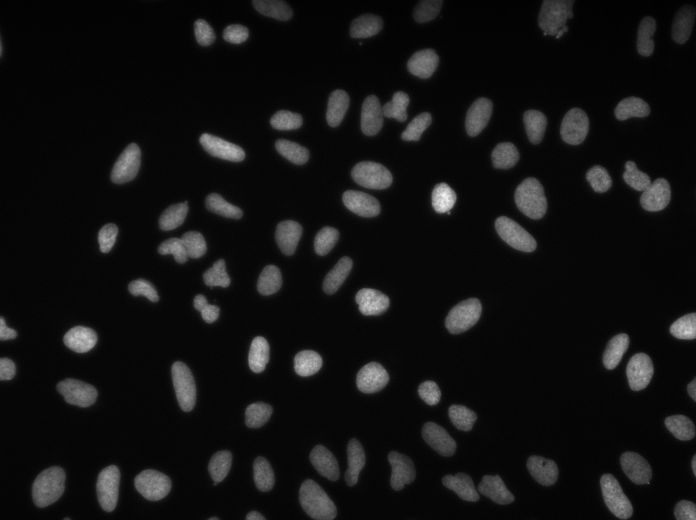
#> input picture data/ch08/raw/IXMtest_A13_s1_w1B35C6D5D-DBF9-4779-990D-5E7AFB14D600.tif, 696 x 520 px
$ python -i ch12_squint.py   (imports and definitions only)
#> lines starting #> are read from the running program, lines starting #| are printed output that depends on the picture
#!/usr/bin/env python3
"""FIG ch12-08a/b: squint test (12 cm thumbnail + Gaussian blur)."""
# SPDX-License-Identifier: MIT
import sys
from pathlib import Path

import matplotlib
# [1 line not run here, left out]
import matplotlib.pyplot as plt
import numpy as np
from PIL import Image, ImageFilter

ROOT = Path(__file__).resolve().parents[1]
sys.path.insert(0, str(ROOT / "scripts"))
from ch12_plot_utils import FIG12, save_figure, setup_rc  # noqa: E402

# Thumbnail height 12 cm at 150 dpi → ~709 px; blur σ ≈ 1.5 mm on thumbnail ≈ 8.9 px at 150 dpi.
THUMB_H_CM = 12.0
THUMB_DPI = 150
BLUR_SIGMA_PX = (1.5 / 10.0) * (THUMB_DPI / 2.54)  # 1.5 mm in thumbnail pixels


def thumbnail_and_blur(src: Path) -> tuple[np.ndarray, np.ndarray]:
    im = Image.open(src).convert("RGB")
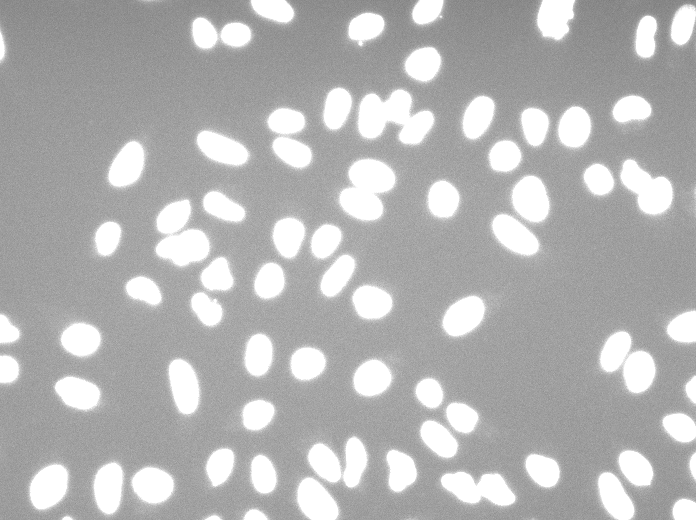
#> im: PIL image 696x520 RGB; min 121, max 255, mean 179.6
    w, h = im.size
#> w = 696; h = 520
    target_h = int(THUMB_H_CM / 2.54 * THUMB_DPI)
    target_w = int(w * (target_h / h))
#> target_w = 947
    thumb = im.resize((target_w, target_h), Image.Resampling.LANCZOS)
    blurred = thumb.filter(ImageFilter.GaussianBlur(radius=BLUR_SIGMA_PX))
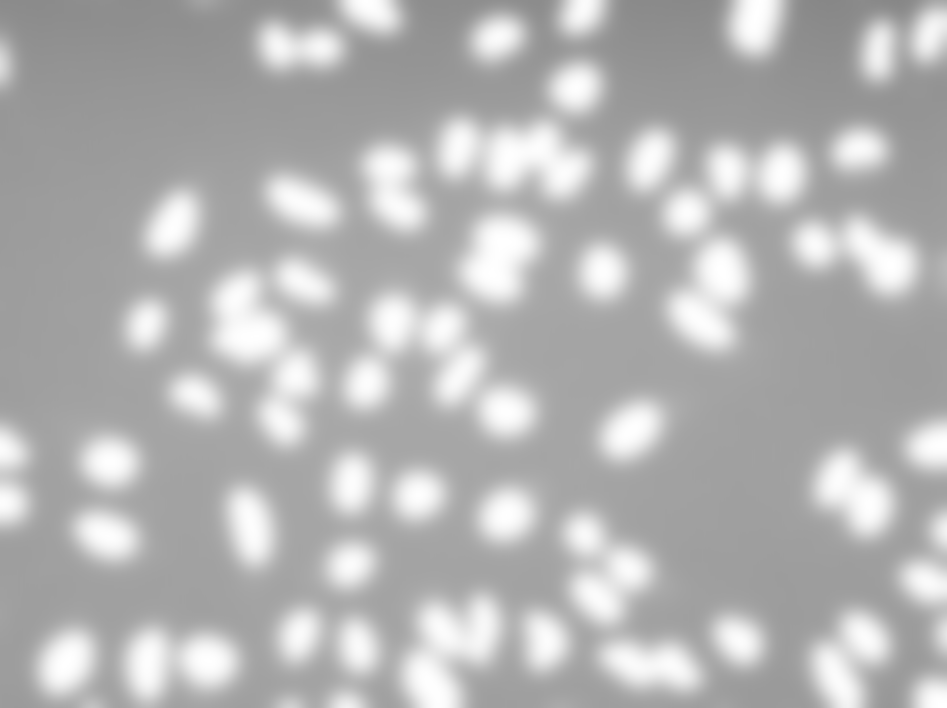
#> blurred: PIL image 947x708 RGB; min 135, max 255, mean 179.5
    return np.array(thumb), np.array(blurred)


def compose_pair(c0: Path, final: Path, language: str, stem_a: str, stem_b: str) -> None:
    t0, b0 = thumbnail_and_blur(c0)
    t1, b1 = thumbnail_and_blur(final)
    setup_rc(10)
    fig, axes = plt.subplots(1, 2, figsize=(7.0, 3.2))
    for ax, img, title in zip(
        axes,
        (t0, b0),
        ("12 cm thumbnail" if language == "en" else "12 cm 缩略图", "Blurred"),
    ):
        ax.imshow(img)
        ax.set_title(title, fontsize=10)
        ax.axis("off")
    save_figure(fig, FIG12 / stem_a, language, dpi=300, bbox_inches="tight", pad_inches=0.02)

    fig, axes = plt.subplots(1, 2, figsize=(7.0, 3.2))
    for ax, img in zip(axes, (t1, b1)):
        ax.imshow(img)
        ax.axis("off")
    save_figure(fig, FIG12 / stem_b, language, dpi=300, bbox_inches="tight", pad_inches=0.02)


def main() -> None:
    poster = FIG12 / "poster"
    for language in ("zh", "en"):
        c0 = poster / f"poster-c0-{language}.png"
        final = poster / f"poster-a0-{language}.png"
        if not c0.is_file() or not final.is_file():
            raise SystemExit("Run ch12_poster.py --draft and ch12_poster.py first.")
        compose_pair(c0, final, language, "ch12-08a-dense-squint", "ch12-08b-focused-squint")
    print(f"blur_sigma_px={BLUR_SIGMA_PX:.2f}")


# [2 lines not run here, left out]

>>> result = thumbnail_and_blur('../data/ch08/raw/IXMtest_A13_s1_w1B35C6D5D-DBF9-4779-990D-5E7AFB14D600.tif')

$ run again, on data/ch08/raw/IXMtest_A13_s1_w5B257EE32-37B0-4698-891B-11B1B3D3D0C1.tif
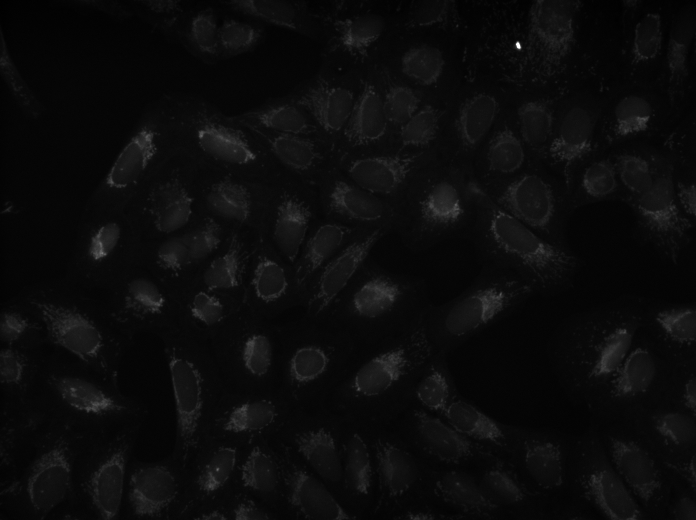
#> input picture data/ch08/raw/IXMtest_A13_s1_w5B257EE32-37B0-4698-891B-11B1B3D3D0C1.tif, 696 x 520 px
#> in thumbnail_and_blur, `im = Image.open(src).convert("RGB")`:
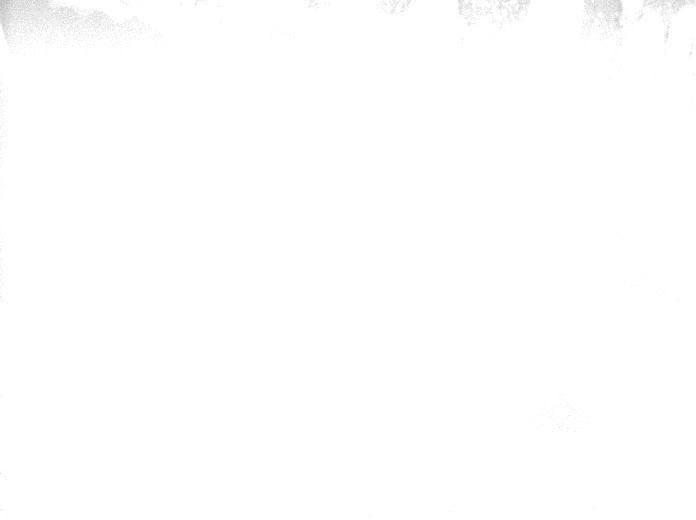
#> im: PIL image 696x520 RGB; min 185, max 255, mean 254.6

$ run again, on data/ch08/raw/IXMtest_A13_s2_w1951890F6-3FBD-488D-A559-E437F411FE17.tif
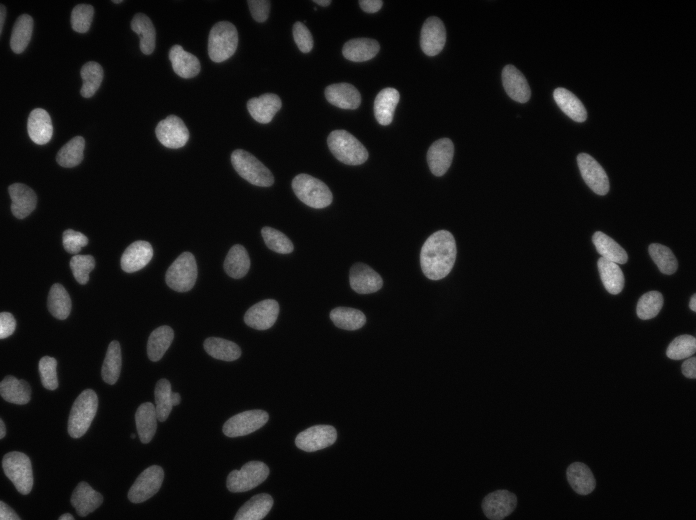
#> input picture data/ch08/raw/IXMtest_A13_s2_w1951890F6-3FBD-488D-A559-E437F411FE17.tif, 696 x 520 px
#> in thumbnail_and_blur, `im = Image.open(src).convert("RGB")`:
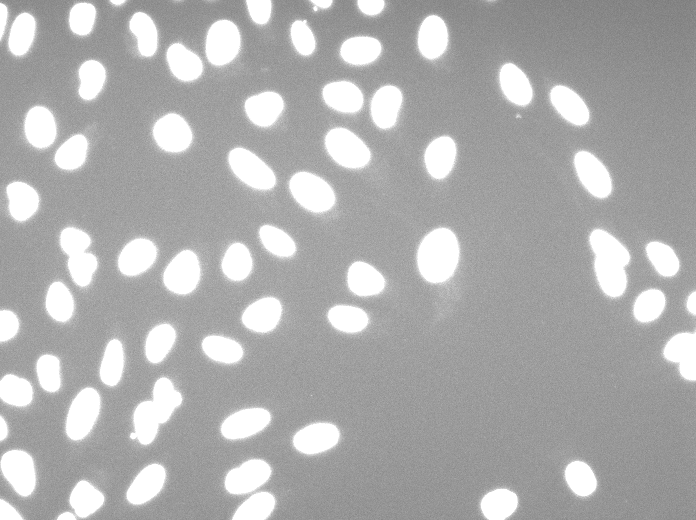
#> im: PIL image 696x520 RGB; min 122, max 255, mean 174.7
#> in thumbnail_and_blur, `blurred = thumb.filter(ImageFilter.GaussianBlur(radius=BLUR_SIGMA_PX))`:
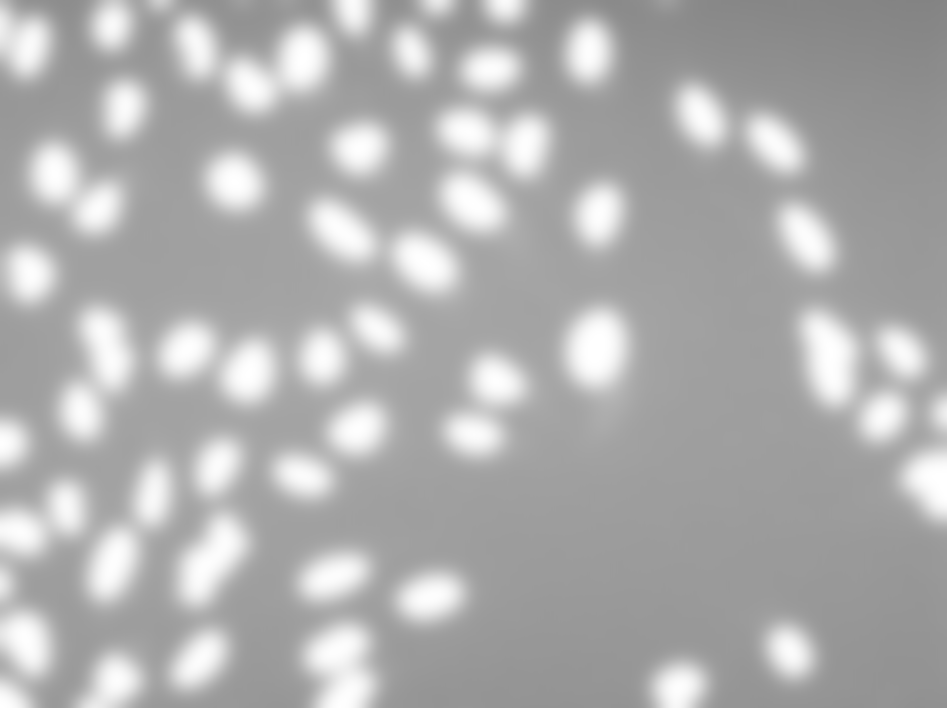
#> blurred: PIL image 947x708 RGB; min 131, max 255, mean 174.7

$ run again, on data/ch08/raw/IXMtest_A13_s2_w5E4FF8FF2-B6AC-4AC6-810D-535064B5C89C.tif
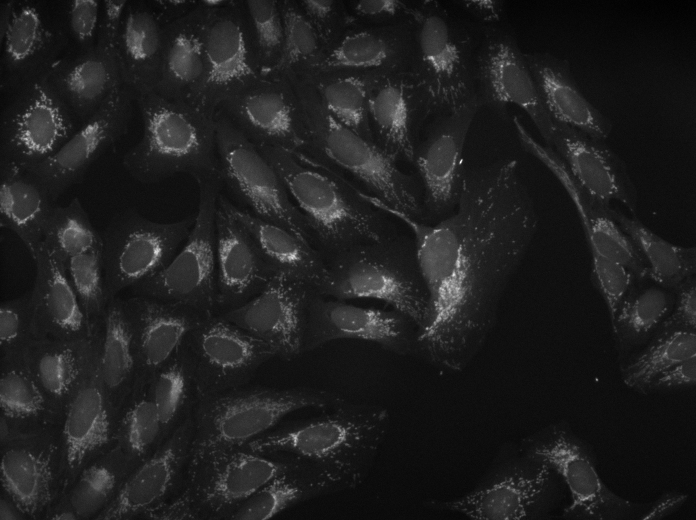
#> input picture data/ch08/raw/IXMtest_A13_s2_w5E4FF8FF2-B6AC-4AC6-810D-535064B5C89C.tif, 696 x 520 px
#> in thumbnail_and_blur, `im = Image.open(src).convert("RGB")`:
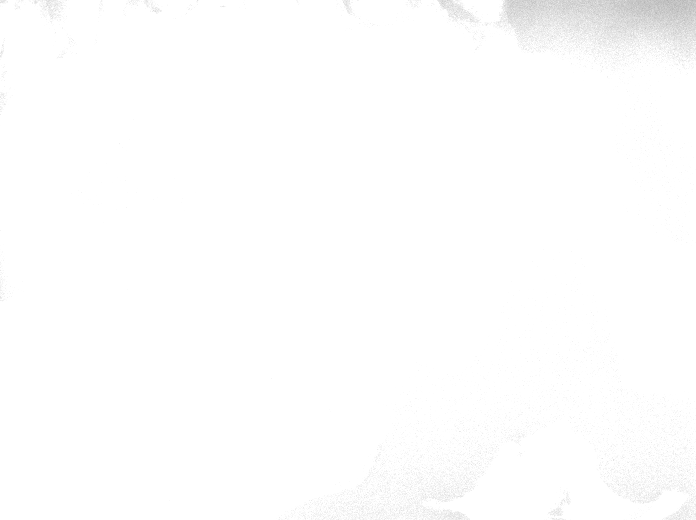
#> im: PIL image 696x520 RGB; min 176, max 255, mean 253.8
